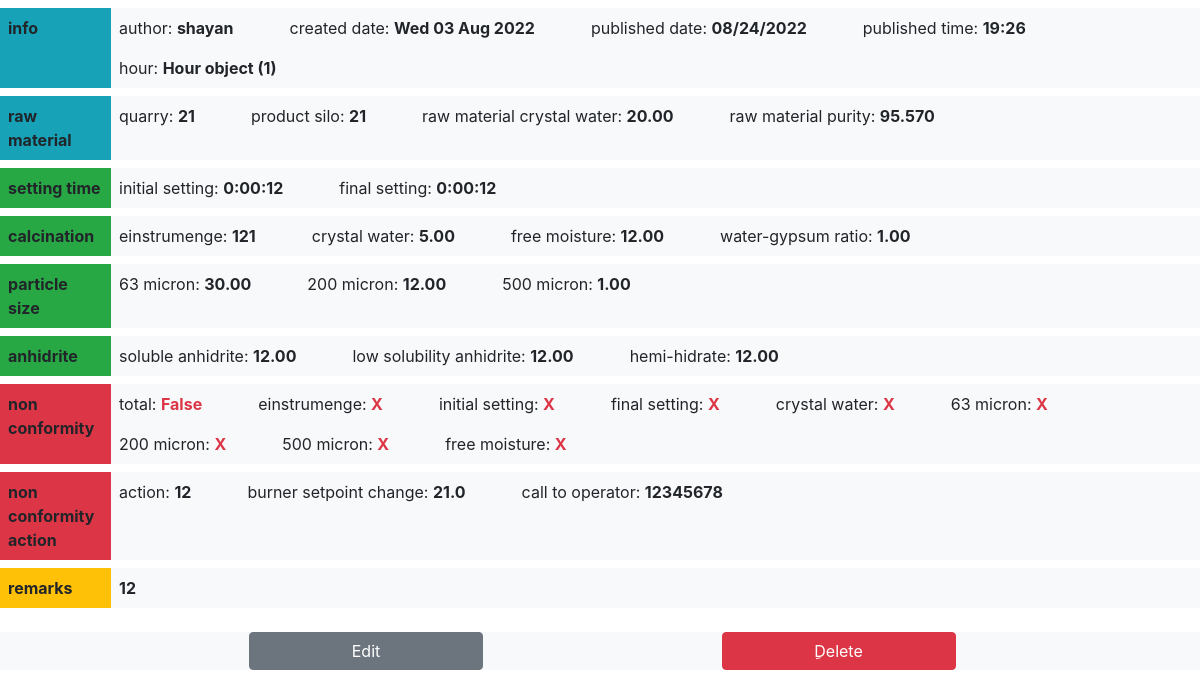
The app's page /lab/2/ (signed in) with its own data.
### lab/models.py (models this page shows, shortened)
class Lab(models.Model):
    author = models.ForeignKey('auth.User', on_delete=models.CASCADE, related_name='author', blank=True, null=True,
                               verbose_name='ثبت کننده')
    line = models.ForeignKey('general.Line',on_delete=models.CASCADE, verbose_name='خط')   # https://docs.djangoproject.com/en/3.0/ref
    mine = models.ForeignKey('general.Quarry', on_delete=models.CASCADE, verbose_name='معدن')
    hour = models.ForeignKey(Hour, on_delete=models.CASCADE, verbose_name='ساعت آزمایش')
    quarter = models.ForeignKey(Quarter, on_delete=models.SET_NULL, null=True)
    einstrumenge = models.PositiveSmallIntegerField(verbose_name='ملات',
                                               validators=[MinValueValidator(120, 'enter a number in range [120-160]'),
                                                           MaxValueValidator(160, 'enter a number in range [120-160]')],
                                               )
    product_silo = models.ForeignKey('general.Silo',on_delete=models.CASCADE, verbose_name='محصول به سیلوی')
    free_moisture = models.DecimalField(max_digits=4, decimal_places=2, blank=True, null=True, verbose_name='رطوبت آزاد')
    crystal_water_rawmat = models.DecimalField(max_digits=5, decimal_places=2, blank=True, null=True, verbose_name='آب کریستال مواد خام',
                                               validators=[MinValueValidator(18.0, 'enter a number in range [18-20]'),
                                                           MaxValueValidator(20.0, 'enter a number in range [18-20]')],
                                               )
    purity_rm = models.DecimalField(max_digits=9, decimal_places=6, blank=True, null=True, verbose_name='خلوص مواد خام')
    crystal_water_stucco = models.DecimalField(max_digits=5, decimal_places=2, verbose_name='آب کریستال گچ',
                                               validators=[MinValueValidator(4.0, 'enter a number in range [4-7]'),
                                                           MaxValueValidator(7.0, 'enter a number in range [4-7]')],
                                               )
    water_gypsum_ratio = models.DecimalField(max_digits=3, decimal_places=2, verbose_name='نسبت آب به گچ',
                                             validators=[MinValueValidator(0.5, 'enter a number in range [0.5-1]'),
                                                         MaxValueValidator(1.0, 'enter a number in range [0.5-1]')],
                                             help_text='this is an error message1'
                                             )
    initial_setting_time = models.DurationField(verbose_name='گیرش اولیه', help_text='[MM]:[ss] format')
    final_setting_time = models.DurationField(blank=True, verbose_name='گیرش ثانویه', validators=[])
    retained_63_micron = models.DecimalField(max_digits=4, decimal_places=2, blank=True, null=True, verbose_name='الک 63 میکرون',
                                             validators=[MinValueValidator(20.0, 'enter a number in range [20-40]'),
                                                         MaxValueValidator(40.0, 'enter a number in range [20-40]')],
                                             )
    retained_200_micron = models.DecimalField(max_digits=4, decimal_places=2, blank=True, null=True, verbose_name='الک 200 میکرون',
                                              validators=[MinValueValidator( 2.0, 'enter a number in range [2-20]'),
                                                          MaxValueValidator( 20.0, 'enter a number in range [2-20]')],
                                              )
    retained_500_micron = models.DecimalField(max_digits=4, decimal_places=2, blank=True, null=True, verbose_name='الک 500 میکرون',
                                              validators=[MinValueValidator( 0.0, 'enter a number in range [0-9]'),
                                                          MaxValueValidator( 9.0, 'enter a number in range [0-9]')],
                                              )
    soluble_anhydrite = models.DecimalField(max_digits=4, decimal_places=2, blank=True, null=True, verbose_name='انیدریت محلول')
    hemihydrate = models.DecimalField(max_digits=4, decimal_places=2, blank=True, null=True, verbose_name='همی هیدرات')
    low_solubility_anhydrite = models.DecimalField(max_digits=4, decimal_places=2, blank=True, null=True, verbose_name='انیدریت کم محلول')
    non_conformity = models.BooleanField(default=False, verbose_name='عدم انطباق')
    nonconf_P6 = models.BooleanField(default=False, verbose_name='عدم انطباق الک 63 میکرون', editable=When(non_conformity=True))
    nonconf_P5 = models.BooleanField(default=False, verbose_name='عدم انطباق الک 500 میکرون', editable=When(non_conformity=True))
    nonconf_P2 = models.BooleanField(default=False, verbose_name='عدم انطباق الک 200 میکرون', editable=When(non_conformity=True))
    nonconf_IS = models.BooleanField(default=False, verbose_name='عدم انطباق گیرش اولیه', editable=When(non_conformity=True))
    nonconf_FS = models.BooleanField(default=False, verbose_name='عدم انطباق گیرش ثانویه', editable=When(non_conformity=True))
    nonconf_EI = models.BooleanField(default=False, verbose_name='عدم انطباق وزن ملات', editable=When(non_conformity=True))
    nonconf_FM = models.BooleanField(default=False, verbose_name='عدم انطباق رطوبت آزاد', editable=When(non_conformity=True))
    nonconf_CS = models.BooleanField(default=False, verbose_name='عدم انطباق آب کریستال گچ', editable=When(non_conformity=True))
    burner_sp_change = models.DecimalField(blank=True, null=True, verbose_name='تغییر دمای مشعل', max_digits=3, decimal_places=1, )
    call_to_operator = models.ForeignKey('auth.User', on_delete=models.CASCADE, related_name='call_to_operator', null=True, blank=True, verbose_name='تماس با اپراتور')
    action = models.ForeignKey('general.Action',on_delete=models.CASCADE, blank=True, null=True, verbose_name='تعیین تکلیف')
    remarks = models.TextField(blank=True, verbose_name='توضیحات')
    created_date = models.DateField(default=dt.date.today, verbose_name='تاریخ ثبت داده')
    published_date = models.DateTimeField(blank=True, null=True, verbose_name='تاریخ انتشار')

### general/models.py (models this page shows)
class Hour(models.Model):
    HOUR_CHOICES = [(dt.time(hour=x), '{:02d}:00'.format(x)) for x in range(0, 24)]
    index = models.IntegerField(verbose_name='ردیف')
    hour = models.TimeField(verbose_name='ساعت آزمایش', choices=HOUR_CHOICES)
    active = models.BooleanField(verbose_name='فعال', default=True)

class Quarry(models.Model):
    index = models.IntegerField(verbose_name='ردیف')
    quarry = models.CharField(max_length=30, verbose_name='quarry')
    quarry_p = models.CharField(max_length=30, verbose_name='معادن')
    active = models.BooleanField(verbose_name='فعال', default=True)
    def __str__(self):
        return self.quarry

class Silo(models.Model):
    index = models.IntegerField(verbose_name='ردیف')
    silo = models.CharField(max_length=30, verbose_name='silo')
    silo_p = models.CharField(max_length=30, verbose_name='سیلو')
    active = models.BooleanField(verbose_name='فعال', default=True)
    def __str__(self):
        return self.silo

class Action(models.Model):
    index = models.IntegerField(verbose_name='ردیف')
    action = models.CharField(max_length=30, verbose_name='سیلو')
    action_p = models.CharField(max_length=30, verbose_name='سیلو')
    active = models.BooleanField(verbose_name='فعال', default=True)
    def __str__(self):
        return self.action_p

### lab/views.py (the view)
# urls.py: path('<int:pk>/', views.lab_detail, name='lab_detail'),
@login_required
def lab_detail(request, pk):
    lab = get_object_or_404(Lab, pk=pk)
    return render(request, 'lab/lab_detail1.html', {'lab': lab})

### lab/templates/lab/lab_detail1.html
{% extends 'shared/_base.html' %}
{% block content %}
  <div class="d-flex bg-light mt-2">
    <div class="d-flex">
      <div class="p-2 bg-info" style="width: 111px;"><strong>info</strong></div>
    </div>
    <div class="d-flex flex-wrap">
      <div class="p-2 pr-5">author: <strong>{{ lab.author }}</strong></div>
      <div class="p-2 pr-5">created date: <strong>{{ lab.created_date|date:"D d M Y" }}</strong></div>
      <div class="p-2 pr-5">published date: <strong>{{ lab.published_date|date:"SHORT_DATE_FORMAT" }}</strong></div>
      <div class="p-2 pr-5">published time: <strong>{{ lab.published_date|time:"H:i" }}</strong></div>
      <div class="p-2 pr-5">hour: <strong>{{ lab.hour }}</strong></div>
    </div>
  </div>
  <div class="d-flex bg-light mt-2">
    <div class="d-flex">
      <div class="p-2 bg-info" style="width: 111px;"><strong>raw material</strong></div>
    </div>
    <div class="d-flex flex-wrap">
      <div class="p-2 pr-5">quarry: <strong>{{ lab.mine }}</strong></div>
      <div class="p-2 pr-5">product silo: <strong>{{ lab.product_silo }}</strong></div>
      <div class="p-2 pr-5">raw material crystal water: <strong>{{ lab.crystal_water_rawmat }}</strong></div>
      <div class="p-2 pr-5">raw material purity: <strong>{{ lab.purity_rm|floatformat:-3 }}</strong></div>
    </div>
  </div>
  <div class="d-flex bg-light mt-2">
    <div class="d-flex">
      <div class="p-2 bg-success" style="width: 111px;"><strong>setting time</strong></div>
    </div>
    <div class="d-flex flex-wrap">
      <div class="p-2 pr-5">initial setting: <strong>{{ lab.initial_setting_time }}</strong></div>
      <div class="p-2 pr-5">final setting: <strong>{{ lab.final_setting_time }}</strong></div>
    </div>
  </div>
  <div class="d-flex bg-light mt-2">
    <div class="d-flex">
      <div class="p-2 bg-success" style="width: 111px;"><strong>calcination</strong></div>
    </div>
    <div class="d-flex flex-wrap">
      <div class="p-2 pr-5">einstrumenge: <strong>{{ lab.einstrumenge }}</strong></div>
      <div class="p-2 pr-5">crystal water: <strong>{{ lab.crystal_water_stucco }}</strong></div>
      <div class="p-2 pr-5">free moisture: <strong>{{ lab.free_moisture }}</strong></div>
      <div class="p-2 pr-5">water-gypsum ratio: <strong>{{ lab.water_gypsum_ratio }}</strong></div>
    </div>
  </div>
  <div class="d-flex bg-light mt-2">
    <div class="d-flex">
      <div class="p-2 bg-success" style="width: 111px;"><strong>particle size</strong></div>
    </div>
    <div class="d-flex flex-wrap">
      <div class="p-2 pr-5">63 micron: <strong>{{ lab.retained_63_micron }}</strong></div>
      <div class="p-2 pr-5">200 micron: <strong>{{ lab.retained_200_micron }}</strong></div>
      <div class="p-2 pr-5">500 micron: <strong>{{ lab.retained_500_micron }}</strong></div>
    </div>
  </div>
  <div class="d-flex bg-light mt-2">
    <div class="d-flex">
      <div class="p-2 bg-success" style="width: 111px;"><strong>anhidrite</strong></div>
    </div>
    <div class="d-flex flex-wrap">
      <div class="p-2 pr-5">soluble anhidrite: <strong>{{ lab.soluble_anhydrite }}</strong></div>
      <div class="p-2 pr-5">low solubility anhidrite: <strong>{{ lab.low_solubility_anhydrite }}</strong></div>
      <div class="p-2 pr-5">hemi-hidrate: <strong>{{ lab.hemihydrate }}</strong></div>
    </div>
  </div>
  <div class="d-flex bg-light mt-2">
    <div class="d-flex">
      <div class="p-2 bg-danger" style="width: 111px;"><strong>non conformity</strong></div>
    </div>
    <div class="d-flex flex-wrap">
      <div class="p-2  pr-5">total: <strong class="text-danger">{{ lab.non_conformity }}</strong></div>
      <div class="p-2  pr-5">einstrumenge: <strong class="text-danger">{{ lab.nonconf_EI | yesno:",X" }}</strong></div>
      <div class="p-2  pr-5">initial setting: <strong class="text-danger">{{ lab.nonconf_IS | yesno:",X" }}</strong></div>
      <div class="p-2  pr-5">final setting: <strong class="text-danger">{{ lab.nonconf_FS | yesno:",X" }}</strong></div>
      <div class="p-2  pr-5">crystal water: <strong class="text-danger">{{ lab.nonconf_CS | yesno:",X" }}</strong></div>
      <div class="p-2  pr-5">63 micron: <strong class="text-danger">{{ lab.nonconf_P6 | yesno:",X" }}</strong></div>
      <div class="p-2  pr-5">200 micron: <strong class="text-danger">{{ lab.nonconf_P2 | yesno:",X" }}</strong></div>
      <div class="p-2  pr-5">500 micron: <strong class="text-danger">{{ lab.nonconf_P5 | yesno:",X" }}</strong></div>
      <div class="p-2  pr-5">free moisture: <strong class="text-danger">{{ lab.nonconf_FM | yesno:",X" }}</strong></div>
    </div>
  </div>
  <div class="d-flex bg-light mt-2">
    <div class="d-flex">
      <div class="p-2 bg-danger" style="width: 111px;"><strong>non conformity action</strong></div>
    </div>
    <div class="d-flex flex-wrap">
      <div class="p-2 pr-5">action: <strong>{{ lab.action }}</strong></div>
      <div class="p-2 pr-5">burner setpoint change: <strong>{{ lab.burner_sp_change }}</strong></div>
      <div class="p-2 pr-5">call to operator: <strong>{{ lab.call_to_operator }}</strong></div>
    </div>
  </div>
  <div class="d-flex bg-light mt-2">
    <div class="d-flex">
      <div class="p-2 bg-warning" style="width: 111px;"><strong>remarks</strong></div>
    </div>
    <div class="d-flex flex-wrap justify-content-center" style="direction: rtl;">
      <div class="p-2 pr-5"><strong>{{ lab.remarks }}</strong></div>
    </div>
  </div>
  <br>
  <div class="container-fluid d-block bg-light mx-auto">
    {% if user.is_authenticated %}
        <a class="btn btn-secondary" style="margin-left: 20%; width: 20%; height: 10%" href="{% url 'lab_edit' pk=lab.pk %}">Edit</a>
      <span><a class="btn btn-danger" style="margin-left: 20%; width: 20%; height: 10%" href="{% url 'lab_remove' pk=lab.pk %}">ِDelete</a></span>
    {% endif %}
  </div>
  <br>
{% endblock %}

### templates/shared/_base.html (shortened to what this page needs)
{% load static %}
{% load render_partial %}
<!DOCTYPE html>
<html lang="en">
<head>
    {% include 'shared/_headerCDN.html' %}
</head>
<body>
<div class="flex-wrapper">
    {% block content %}
    {% endblock %}
</div>
</body>
</html>

### templates/shared/_headerCDN.html (shortened to what this page needs)
{% load static %}
<link type="text/css" rel="stylesheet" href="{% static 'css/bootstrap.min.css' %}">
<link type="text/css" rel="stylesheet" href="{% static 'css/all.css' %}">
<link type="text/css" rel="stylesheet" href="{% static 'css/prettyPhoto.min.css' %}">
<link type="text/css" rel="stylesheet" href="{% static 'css/datatables.min.css' %}">

### templates/shared/_footerCDN.html (shortened to what this page needs)
{% load static %}

### records on screen
Lab: author "shayan", created_date "Wed 03 Aug 2022", published_date "08/24/2022", published_date "19:26", hour "Hour object (1)", mine "21", product_silo "21", crystal_water_rawmat "20.00", purity_rm "95.570", initial_setting_time "0:00:12", final_setting_time "0:00:12", einstrumenge "121", crystal_water_stucco "5.00", free_moisture "12.00", water_gypsum_ratio "1.00", retained_63_micron "30.00", retained_200_micron "12.00", retained_500_micron "1.00", soluble_anhydrite "12.00", low_solubility_anhydrite "12.00", hemihydrate "12.00", non_conformity "False", nonconf_EI "X", nonconf_IS "X", nonconf_FS "X", nonconf_CS "X", nonconf_P6 "X", nonconf_P2 "X", nonconf_P5 "X", nonconf_FM "X", action "12", burner_sp_change "21.0", call_to_operator "12345678", remarks "12"
